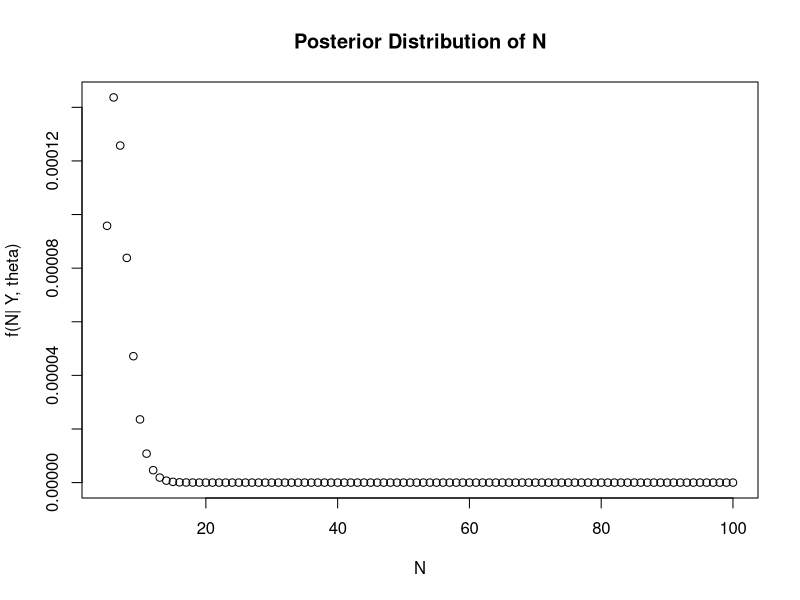
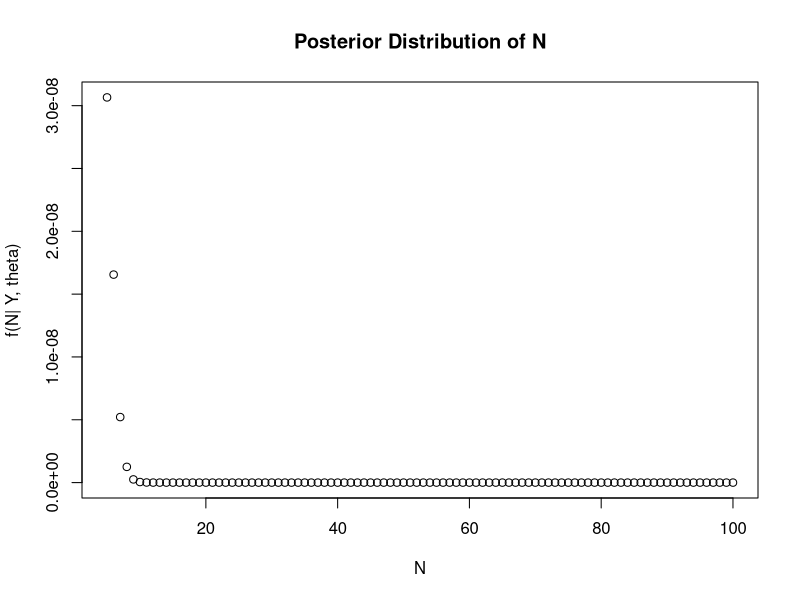
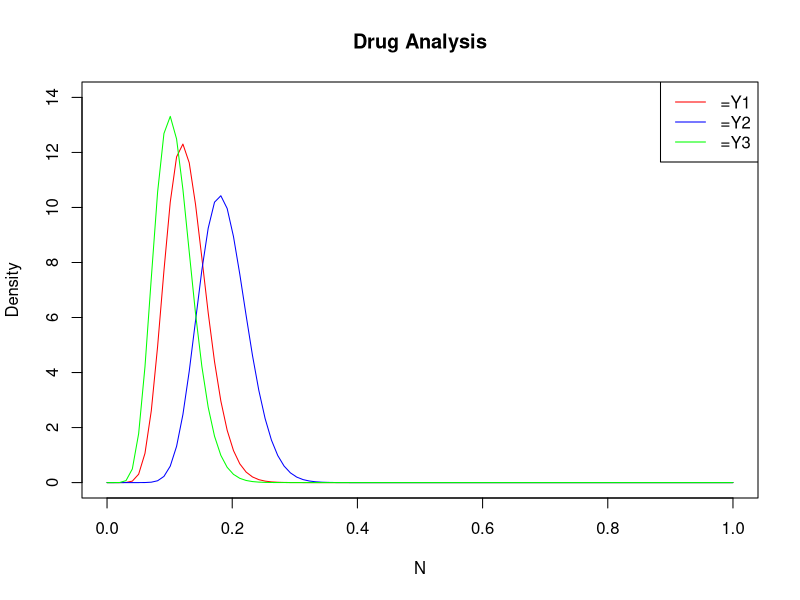

Recreate these plots in R, in order.
## ---- chunk 1
func<-function(N,Y,theta){
    choose(N,Y)*theta^N*(1-theta)^(N-Y)*(1/(exp(1)*factorial(Y)))
}

n<-5:100

plot(n,func(n,5,0.5),ylab="f(N| Y, theta)",xlab="N", main="Posterior Distribution of N")
## ---- chunk 2

plot(n,func(n,5,0.1),ylab="f(N| Y, theta)",xlab="N", main="Posterior Distribution of N")
## ---- chunk 3
par(mfrow=c(1,1))


plot(seq(0,1,length=100),dbeta(seq(0,1,length=100),12+1,100-12+1),type="l",col="red",ylim=c(0,14), ylab = "Density", xlab="N", main = "Drug Analysis")
lines(seq(0,1,length=100),dbeta(seq(0,1,length=100),18+1,100-18+1),col="blue")
lines(seq(0,1,length=100),dbeta(seq(0,1,length=100),10+1,100-10+1),col="green")
legend("topright", legend=c("=Y1","=Y2","=Y3"),lty=c(1,1,1),col=c("red","blue","green"))

## ---- chunk 4
drug1<-rbeta(1e6,12+1,100-12+1)
drug2<-rbeta(1e6,18+1,100-18+1)
drug3<-rbeta(1e6,10+1,100-10+1)

dat<-data.frame(drug1,drug2,drug3)
dat$true<-0
dat$true[dat$drug2>dat$drug1 | dat$drug2>dat$drug3]<-1 
drug2.best<-sum(dat$true)/1e6
drug2.best
